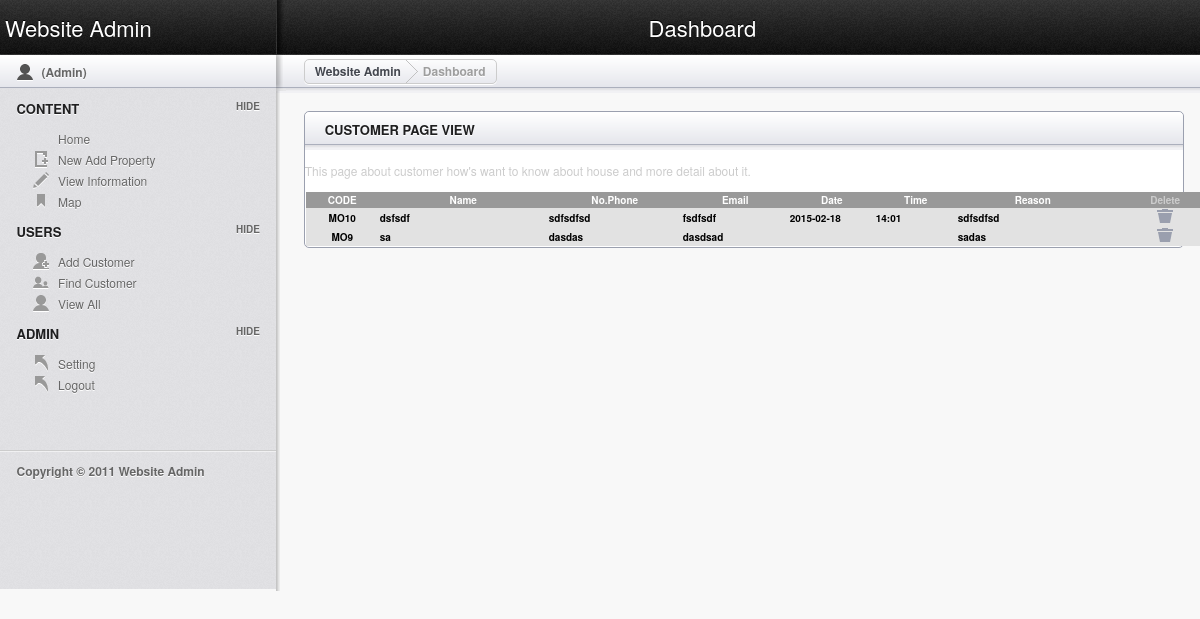
The page /admin/view_all.php (signed in) on the database its author committed.
### tables this page shows
CREATE TABLE IF NOT EXISTS `customer` (
  `cus_id` int(11) NOT NULL AUTO_INCREMENT,
  `id_property` int(11) NOT NULL,
  `name` varchar(11) NOT NULL,
  `mobile_phone` varchar(11) NOT NULL,
  `cus_email` varchar(11) NOT NULL,
  `date` varchar(11) NOT NULL,
  `time` varchar(11) NOT NULL,
  `reason` varchar(333) NOT NULL,
  PRIMARY KEY (`cus_id`)
);

### admin/view_all.php (the view, shortened to what this page needs)
<!doctype html>
<html lang="en">
<head>
	<link rel="stylesheet" href="css/layout.css" type="text/css" media="screen" />
</head>
<body>
	<header id="header">
		<hgroup>
			<h1 class="site_title"><a href="admin_home.php">Website Admin</a></h1>
			<h2 class="section_title">Dashboard</h2>
		</hgroup>
	</header>
	<section id="secondary_bar">
		<div class="user">
			<p><?php $_SESSION['myusername']; ?> (<a href="admin_home.php">Admin</a>)</p>
		</div>
	  <div class="breadcrumbs_container">
		<article class="breadcrumbs"><a href="index.html">Website Admin</a> <div class="breadcrumb_divider"></div>
		  <a class="current">Dashboard</a></article>
	  </div>
	</section>
	<aside id="sidebar" class="column">
	  <h3>Content</h3>
	  <ul class="toggle">
	    <li><a href="admin_home.php">Home</a></li>
	    <li class="icn_new_article"><a href="admin_new.php">New Add Property</a></li>
	    <li class="icn_edit_article"><a href="admin_view.php">View Information</a></li>
	    <li class="icn_tags"><a href="map.php">Map</a></li>
      </ul>
	  <h3>Users</h3>
	  <ul class="toggle">
	    <li class="icn_add_user"><a href="add_customer.php">Add Customer</a></li>
	    <li class="icn_view_users"><a href="view_customer.php">Find Customer</a></li>
	    <li class="icn_profile"><a href="view_all.php">View All</a></li>
      </ul>
	  <h3>Admin</h3>
	  <ul class="toggle">
	    <li class="icn_jump_back"><a href="setting.php">Setting</a></li>
	    <li class="icn_jump_back"><a href="logout.php">Logout</a></li>
      </ul>
	  <footer>
	    <hr />
	    <p><strong>Copyright &copy; 2011 Website Admin</strong></p>
	    <p>&nbsp;</p>
      </footer>
</aside>
	<section id="main" class="column">
	  <article class="module width_full">
	    <header>
	      <h3>CUSTOMER PAGE VIEW</h3></header>
        <p>This page about customer how's want to know about house and more detail about it.</p>
			              <?php
$tbl_name="customer";
$sql="SELECT*FROM $tbl_name GROUP BY id_property DESC";
$result=mysql_query($sql);
?>
        <table width="838" border="0" align="center" cellpadding="0" cellspacing="1">
          <tr>
<td width="836">
<center>
<table width="916" border="0" cellspacing="0" cellpadding="1">
<tr>
<td width="71" align="center" bgcolor="#999999"><font color="white"><strong>CODE</strong></td>
<td width="167" align="center" bgcolor="#999999"><font color="white"><strong>Name</strong></td>
<td width="132" align="center" bgcolor="#999999"><font color="white"><strong>No.Phone</strong></td>
<td width="105" align="center" bgcolor="#999999"><font color="white"><strong>Email</strong></td>
<td width="84" align="center" bgcolor="#999999"><font color="white"><strong>Date</strong></td>
<td width="80" align="center" bgcolor="#999999"><font color="white"><strong>Time</strong></td>
<td width="150" align="center" bgcolor="#999999"><font color="white"><strong>Reason</strong></td>
<td width="111" align="center" bgcolor="#999999"><strong>Delete</strong></td>
</tr>
<?php
while($rows=mysql_fetch_array($result))
{
?>
<tr>
<td bgcolor="#E2E2E2"><font color="black"><center>MO<?php echo $rows['id_property'];?></center></td>
<td bgcolor="#E2E2E2"><font color="black"><?php echo $rows['name'];?></td
><td bgcolor="#E2E2E2"><font color="black"><?php echo $rows['mobile_phone'];?></td
><td bgcolor="#E2E2E2"><font color="black"><?php echo $rows['cus_email'];?></td
><td bgcolor="#E2E2E2"><font color="black"><?php echo $rows['date'];?></td
><td bgcolor="#E2E2E2"><font color="black"><?php echo $rows['time'];?></td
><td bgcolor="#E2E2E2"><font color="black"><?php echo $rows['reason'];?></td
><td align="center" bgcolor="#E2E2E2"><a href="delete_customer.php?name=<?php echo $rows['name'];?>" onClick="alert('Are you sure want to DELETE this data????');"><img src="images/icn_trash.png"/></a></td>
</tr>
<?php
}
?>
</table>
</td>
</tr>
</table>
		</article>
	  <div class="spacer"></div>
	</section>
</body>
</html>

### admin/view_all.php (style rules this page uses)
#main .module.width_full table tr td table { font-size: 10px; font-weight: bold; }
#main .module.width_full table tr td table tr td center { font-size: 10px; }

### rows shown on the page
customer: id_property "10", name "dsfsdf", mobile_phone "sdfsdfsd", cus_email "fsdfsdf", date "2015-02-18", time "14:01", reason "sdfsdfsd"
customer: id_property "9", name "sa", mobile_phone "dasdas", cus_email "dasdsad", reason "sadas"
